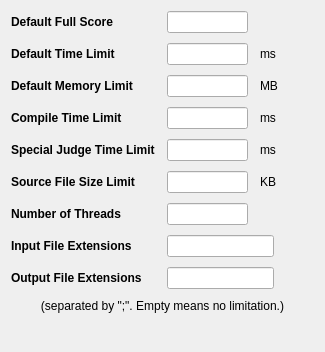
<?xml version="1.0" encoding="UTF-8"?>
<ui version="4.0">
 <class>GeneralSettings</class>
 <widget class="QWidget" name="GeneralSettings">
  <property name="geometry">
   <rect>
    <x>0</x>
    <y>0</y>
    <width>325</width>
    <height>352</height>
   </rect>
  </property>
  <property name="minimumSize">
   <size>
    <width>325</width>
    <height>352</height>
   </size>
  </property>
  <property name="windowTitle">
   <string>Form</string>
  </property>
  <layout class="QGridLayout" name="gridLayout">
   <property name="horizontalSpacing">
    <number>12</number>
   </property>
   <property name="verticalSpacing">
    <number>10</number>
   </property>
   <item row="0" column="0">
    <widget class="QLabel" name="label">
     <property name="sizePolicy">
      <sizepolicy hsizetype="Fixed" vsizetype="Fixed">
       <horstretch>0</horstretch>
       <verstretch>0</verstretch>
      </sizepolicy>
     </property>
     <property name="styleSheet">
      <string notr="true">font-size:9pt;font-weight:bold;</string>
     </property>
     <property name="text">
      <string>Default Full Score</string>
     </property>
    </widget>
   </item>
   <item row="0" column="1">
    <layout class="QHBoxLayout" name="horizontalLayout_2">
     <item>
      <widget class="QLineEdit" name="defaultFullScore">
       <property name="sizePolicy">
        <sizepolicy hsizetype="Fixed" vsizetype="Fixed">
         <horstretch>0</horstretch>
         <verstretch>0</verstretch>
        </sizepolicy>
       </property>
       <property name="minimumSize">
        <size>
         <width>81</width>
         <height>22</height>
        </size>
       </property>
       <property name="maximumSize">
        <size>
         <width>81</width>
         <height>22</height>
        </size>
       </property>
      </widget>
     </item>
     <item>
      <spacer name="horizontalSpacer">
       <property name="orientation">
        <enum>Qt::Horizontal</enum>
       </property>
       <property name="sizeHint" stdset="0">
        <size>
         <width>40</width>
         <height>20</height>
        </size>
       </property>
      </spacer>
     </item>
    </layout>
   </item>
   <item row="1" column="0">
    <widget class="QLabel" name="label_2">
     <property name="sizePolicy">
      <sizepolicy hsizetype="Fixed" vsizetype="Fixed">
       <horstretch>0</horstretch>
       <verstretch>0</verstretch>
      </sizepolicy>
     </property>
     <property name="styleSheet">
      <string notr="true">font-size:9pt;font-weight:bold;</string>
     </property>
     <property name="text">
      <string>Default Time Limit</string>
     </property>
    </widget>
   </item>
   <item row="1" column="1">
    <layout class="QHBoxLayout" name="horizontalLayout_3">
     <property name="spacing">
      <number>12</number>
     </property>
     <item>
      <widget class="QLineEdit" name="defaultTimeLimit">
       <property name="sizePolicy">
        <sizepolicy hsizetype="Fixed" vsizetype="Fixed">
         <horstretch>0</horstretch>
         <verstretch>0</verstretch>
        </sizepolicy>
       </property>
       <property name="minimumSize">
        <size>
         <width>81</width>
         <height>22</height>
        </size>
       </property>
       <property name="maximumSize">
        <size>
         <width>81</width>
         <height>22</height>
        </size>
       </property>
      </widget>
     </item>
     <item>
      <widget class="QLabel" name="label_6">
       <property name="sizePolicy">
        <sizepolicy hsizetype="Fixed" vsizetype="Preferred">
         <horstretch>0</horstretch>
         <verstretch>0</verstretch>
        </sizepolicy>
       </property>
       <property name="styleSheet">
        <string notr="true">font-size: 9pt;</string>
       </property>
       <property name="text">
        <string>ms</string>
       </property>
      </widget>
     </item>
     <item>
      <spacer name="horizontalSpacer_3">
       <property name="orientation">
        <enum>Qt::Horizontal</enum>
       </property>
       <property name="sizeHint" stdset="0">
        <size>
         <width>40</width>
         <height>20</height>
        </size>
       </property>
      </spacer>
     </item>
    </layout>
   </item>
   <item row="2" column="0">
    <widget class="QLabel" name="label_3">
     <property name="sizePolicy">
      <sizepolicy hsizetype="Fixed" vsizetype="Fixed">
       <horstretch>0</horstretch>
       <verstretch>0</verstretch>
      </sizepolicy>
     </property>
     <property name="styleSheet">
      <string notr="true">font-size:9pt;font-weight:bold;</string>
     </property>
     <property name="text">
      <string>Default Memory Limit</string>
     </property>
    </widget>
   </item>
   <item row="2" column="1">
    <layout class="QHBoxLayout" name="horizontalLayout_4">
     <property name="spacing">
      <number>12</number>
     </property>
     <item>
      <widget class="QLineEdit" name="defaultMemoryLimit">
       <property name="sizePolicy">
        <sizepolicy hsizetype="Fixed" vsizetype="Fixed">
         <horstretch>0</horstretch>
         <verstretch>0</verstretch>
        </sizepolicy>
       </property>
       <property name="minimumSize">
        <size>
         <width>81</width>
         <height>22</height>
        </size>
       </property>
       <property name="maximumSize">
        <size>
         <width>81</width>
         <height>22</height>
        </size>
       </property>
      </widget>
     </item>
     <item>
      <widget class="QLabel" name="label_7">
       <property name="sizePolicy">
        <sizepolicy hsizetype="Fixed" vsizetype="Preferred">
         <horstretch>0</horstretch>
         <verstretch>0</verstretch>
        </sizepolicy>
       </property>
       <property name="styleSheet">
        <string notr="true">font-size: 9pt;</string>
       </property>
       <property name="text">
        <string>MB</string>
       </property>
      </widget>
     </item>
     <item>
      <spacer name="horizontalSpacer_4">
       <property name="orientation">
        <enum>Qt::Horizontal</enum>
       </property>
       <property name="sizeHint" stdset="0">
        <size>
         <width>40</width>
         <height>20</height>
        </size>
       </property>
      </spacer>
     </item>
    </layout>
   </item>
   <item row="3" column="0">
    <widget class="QLabel" name="label_4">
     <property name="sizePolicy">
      <sizepolicy hsizetype="Fixed" vsizetype="Preferred">
       <horstretch>0</horstretch>
       <verstretch>0</verstretch>
      </sizepolicy>
     </property>
     <property name="styleSheet">
      <string notr="true">font-size:9pt;font-weight:bold;</string>
     </property>
     <property name="text">
      <string>Compile Time Limit</string>
     </property>
    </widget>
   </item>
   <item row="3" column="1">
    <layout class="QHBoxLayout" name="horizontalLayout_5">
     <property name="spacing">
      <number>12</number>
     </property>
     <item>
      <widget class="QLineEdit" name="compileTimeLimit">
       <property name="sizePolicy">
        <sizepolicy hsizetype="Fixed" vsizetype="Fixed">
         <horstretch>0</horstretch>
         <verstretch>0</verstretch>
        </sizepolicy>
       </property>
       <property name="minimumSize">
        <size>
         <width>81</width>
         <height>22</height>
        </size>
       </property>
       <property name="maximumSize">
        <size>
         <width>81</width>
         <height>22</height>
        </size>
       </property>
      </widget>
     </item>
     <item>
      <widget class="QLabel" name="label_8">
       <property name="sizePolicy">
        <sizepolicy hsizetype="Fixed" vsizetype="Preferred">
         <horstretch>0</horstretch>
         <verstretch>0</verstretch>
        </sizepolicy>
       </property>
       <property name="styleSheet">
        <string notr="true">font-size: 9pt;</string>
       </property>
       <property name="text">
        <string>ms</string>
       </property>
      </widget>
     </item>
     <item>
      <spacer name="horizontalSpacer_5">
       <property name="orientation">
        <enum>Qt::Horizontal</enum>
       </property>
       <property name="sizeHint" stdset="0">
        <size>
         <width>40</width>
         <height>20</height>
        </size>
       </property>
      </spacer>
     </item>
    </layout>
   </item>
   <item row="4" column="0">
    <widget class="QLabel" name="label_17">
     <property name="sizePolicy">
      <sizepolicy hsizetype="Fixed" vsizetype="Preferred">
       <horstretch>0</horstretch>
       <verstretch>0</verstretch>
      </sizepolicy>
     </property>
     <property name="styleSheet">
      <string notr="true">font-size:9pt;font-weight:bold;</string>
     </property>
     <property name="text">
      <string>Special Judge Time Limit</string>
     </property>
    </widget>
   </item>
   <item row="4" column="1">
    <layout class="QHBoxLayout" name="horizontalLayout_9">
     <property name="spacing">
      <number>12</number>
     </property>
     <item>
      <widget class="QLineEdit" name="specialJudgeTimeLimit">
       <property name="sizePolicy">
        <sizepolicy hsizetype="Fixed" vsizetype="Fixed">
         <horstretch>0</horstretch>
         <verstretch>0</verstretch>
        </sizepolicy>
       </property>
       <property name="minimumSize">
        <size>
         <width>81</width>
         <height>22</height>
        </size>
       </property>
       <property name="maximumSize">
        <size>
         <width>81</width>
         <height>22</height>
        </size>
       </property>
      </widget>
     </item>
     <item>
      <widget class="QLabel" name="label_18">
       <property name="sizePolicy">
        <sizepolicy hsizetype="Fixed" vsizetype="Preferred">
         <horstretch>0</horstretch>
         <verstretch>0</verstretch>
        </sizepolicy>
       </property>
       <property name="styleSheet">
        <string notr="true">font-size: 9pt;</string>
       </property>
       <property name="text">
        <string>ms</string>
       </property>
      </widget>
     </item>
     <item>
      <spacer name="horizontalSpacer_7">
       <property name="orientation">
        <enum>Qt::Horizontal</enum>
       </property>
       <property name="sizeHint" stdset="0">
        <size>
         <width>40</width>
         <height>20</height>
        </size>
       </property>
      </spacer>
     </item>
    </layout>
   </item>
   <item row="5" column="0">
    <widget class="QLabel" name="label_5">
     <property name="sizePolicy">
      <sizepolicy hsizetype="Fixed" vsizetype="Fixed">
       <horstretch>0</horstretch>
       <verstretch>0</verstretch>
      </sizepolicy>
     </property>
     <property name="styleSheet">
      <string notr="true">font-size:9pt;font-weight:bold;</string>
     </property>
     <property name="text">
      <string>Source File Size Limit</string>
     </property>
    </widget>
   </item>
   <item row="5" column="1">
    <layout class="QHBoxLayout" name="horizontalLayout_6">
     <property name="spacing">
      <number>12</number>
     </property>
     <item>
      <widget class="QLineEdit" name="fileSizeLimit">
       <property name="sizePolicy">
        <sizepolicy hsizetype="Fixed" vsizetype="Fixed">
         <horstretch>0</horstretch>
         <verstretch>0</verstretch>
        </sizepolicy>
       </property>
       <property name="minimumSize">
        <size>
         <width>81</width>
         <height>22</height>
        </size>
       </property>
       <property name="maximumSize">
        <size>
         <width>81</width>
         <height>22</height>
        </size>
       </property>
      </widget>
     </item>
     <item>
      <widget class="QLabel" name="label_9">
       <property name="sizePolicy">
        <sizepolicy hsizetype="Fixed" vsizetype="Preferred">
         <horstretch>0</horstretch>
         <verstretch>0</verstretch>
        </sizepolicy>
       </property>
       <property name="styleSheet">
        <string notr="true">font-size: 9pt;</string>
       </property>
       <property name="text">
        <string>KB</string>
       </property>
      </widget>
     </item>
     <item>
      <spacer name="horizontalSpacer_6">
       <property name="orientation">
        <enum>Qt::Horizontal</enum>
       </property>
       <property name="sizeHint" stdset="0">
        <size>
         <width>40</width>
         <height>20</height>
        </size>
       </property>
      </spacer>
     </item>
    </layout>
   </item>
   <item row="6" column="0">
    <widget class="QLabel" name="label_19">
     <property name="sizePolicy">
      <sizepolicy hsizetype="Fixed" vsizetype="Fixed">
       <horstretch>0</horstretch>
       <verstretch>0</verstretch>
      </sizepolicy>
     </property>
     <property name="styleSheet">
      <string notr="true">font-size:9pt;font-weight:bold;</string>
     </property>
     <property name="text">
      <string>Number of Threads</string>
     </property>
    </widget>
   </item>
   <item row="6" column="1">
    <layout class="QHBoxLayout" name="horizontalLayout_10">
     <property name="spacing">
      <number>12</number>
     </property>
     <item>
      <widget class="QLineEdit" name="numberOfThreads">
       <property name="minimumSize">
        <size>
         <width>81</width>
         <height>22</height>
        </size>
       </property>
       <property name="maximumSize">
        <size>
         <width>81</width>
         <height>22</height>
        </size>
       </property>
      </widget>
     </item>
     <item>
      <spacer name="horizontalSpacer_8">
       <property name="orientation">
        <enum>Qt::Horizontal</enum>
       </property>
       <property name="sizeHint" stdset="0">
        <size>
         <width>201</width>
         <height>20</height>
        </size>
       </property>
      </spacer>
     </item>
    </layout>
   </item>
   <item row="7" column="0">
    <widget class="QLabel" name="label_10">
     <property name="styleSheet">
      <string notr="true">font-size:9pt;font-weight:bold;</string>
     </property>
     <property name="text">
      <string>Input File Extensions</string>
     </property>
    </widget>
   </item>
   <item row="7" column="1">
    <layout class="QHBoxLayout" name="horizontalLayout_7">
     <item>
      <widget class="QLineEdit" name="inputFileExtensions"/>
     </item>
     <item>
      <spacer name="horizontalSpacer_2">
       <property name="orientation">
        <enum>Qt::Horizontal</enum>
       </property>
       <property name="sizeHint" stdset="0">
        <size>
         <width>40</width>
         <height>20</height>
        </size>
       </property>
      </spacer>
     </item>
    </layout>
   </item>
   <item row="8" column="0">
    <widget class="QLabel" name="label_12">
     <property name="styleSheet">
      <string notr="true">font-size:9pt;font-weight:bold;</string>
     </property>
     <property name="text">
      <string>Output File Extensions</string>
     </property>
    </widget>
   </item>
   <item row="8" column="1">
    <layout class="QHBoxLayout" name="horizontalLayout">
     <item>
      <widget class="QLineEdit" name="outputFileExtensions"/>
     </item>
     <item>
      <spacer name="horizontalSpacer_9">
       <property name="orientation">
        <enum>Qt::Horizontal</enum>
       </property>
       <property name="sizeHint" stdset="0">
        <size>
         <width>40</width>
         <height>20</height>
        </size>
       </property>
      </spacer>
     </item>
    </layout>
   </item>
   <item row="9" column="0" colspan="2">
    <widget class="QLabel" name="label_11">
     <property name="styleSheet">
      <string notr="true">font-size:9pt;</string>
     </property>
     <property name="text">
      <string>(separated by &quot;;&quot;. Empty means no limitation.)</string>
     </property>
     <property name="alignment">
      <set>Qt::AlignCenter</set>
     </property>
    </widget>
   </item>
   <item row="10" column="0" colspan="2">
    <spacer name="verticalSpacer">
     <property name="orientation">
      <enum>Qt::Vertical</enum>
     </property>
     <property name="sizeHint" stdset="0">
      <size>
       <width>20</width>
       <height>3</height>
      </size>
     </property>
    </spacer>
   </item>
  </layout>
 </widget>
 <resources/>
 <connections/>
</ui>
